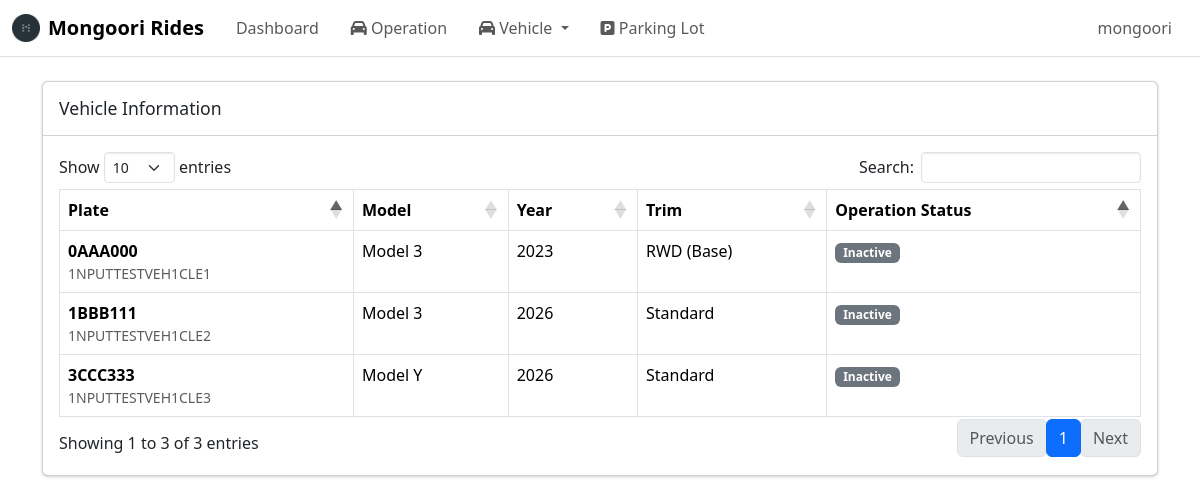
/admin/vehicles/operation/ (signed in), run on the app's committed database.
### tables this page shows
CREATE TABLE vehicle (
    vehicle_id INTEGER PRIMARY KEY AUTOINCREMENT,
    vin TEXT NOT NULL UNIQUE CHECK(length(vin) = 17),
    make TEXT,
    model TEXT,
    model_year INTEGER,
    trim TEXT,
    exterior TEXT,
    interior TEXT,
    plate_number TEXT,
    mileage INTEGER,
    software TEXT,

    vehicle_status TEXT NOT NULL 
        CHECK(vehicle_status IN ('Active', 'Maintenance', 'Archived')),

    created_at DATETIME DEFAULT CURRENT_TIMESTAMP
);

### routes/admin/vehicle_pages/operation.py (the view)
@vehicle_operation_pages_bp.route("/",methods=["GET"])
def vehicle_list_page():
    if not session.get("admin_logged_in"):
        return redirect(url_for("auth.admin_login"))
    conn = get_conn()
    cur = conn.cursor()
    cur.execute("""
                SELECT
                    v.vehicle_id,
                    v.plate_number,
                    v.vin,
                    v.model,
                    v.model_year,
                    v.trim,

                    pl.parking_lot_id AS operation_location_id,
                    pl.name AS operation_location_name,

                    CASE
                        WHEN EXISTS (
                            SELECT 1
                            FROM vehicle_fleet vf
                            WHERE vf.vehicle_id = v.vehicle_id
                            AND vf.registered_to IS NULL
                        )
                        THEN 'ACTIVE'
                        ELSE 'INACTIVE'
                    END AS operation_status

                FROM vehicle v

                LEFT JOIN vehicle_operation_location vol
                    ON v.vehicle_id = vol.vehicle_id
                    AND vol.active_to IS NULL

                LEFT JOIN parking_lot pl
                    ON vol.parking_lot_id = pl.parking_lot_id

                ORDER BY operation_location_name IS NULL, operation_location_name;
                """)
    vehicles = cur.fetchall()
    return render_template("vehicle_info_operation.html", vehicles=vehicles)

### db.py (called while the page is built)
def make_dict(cursor, row):
    return {col[0]: row[idx] for idx, col in enumerate(cursor.description)}

def get_conn():
    if "db" not in g:
        conn = sqlite3.connect(DB_PATH, check_same_thread=False)
        conn.row_factory = make_dict
        conn.execute("PRAGMA foreign_keys = ON;")
        g.db = conn
    return g.db

def close_conn(e=None):
    db = g.pop("db", None)
    if db is not None:
        db.close()

### templates/vehicle_info_operation.html (shortened to what this page needs)
{% extends "base.html" %}
{% block content %}
<div class="card">
    <div class="card-header">
        <h3 class="card-title">Vehicle Information</h3>
    </div>
    <div class="card-body">
        <table id = "vehicleTable" class="table table-bordered table-hover">
            <thead>
                <tr>
                    <th>Plate</th>
                    <th>Model</th>
                    <th>Year</th>
                    <th>Trim</th>
                    <th>Operation Status</th>
                </tr>
            </thead>
            <tbody>
                {% for v in vehicles %}
                <tr data-id="{{ v.vehicle_id }}" data-vin="{{ v.vin }}" data-plate="{{ v.plate_number }}"
                    data-location-name="{{ v.operation_location_name or 'Unassigned' }}" data-location-id="{{ v.operation_location_id or '' }}" style="cursor:pointer;">
                    <td>{{ v.plate_number }}</td>
                    <td>{{ v.vin }}</td>
                    <td>{{ v.model }}</td>
                    <td>{{ v.model_year }}</td>
                    <td>{{ v.trim }}</td>
                    <td>{{ v.operation_status }}</td>
                </tr>
                {% endfor %}
            </tbody>
        </table>
    </div>
</div>
{% endblock %}

### data on the page
vehicle: plate_number "0AAA000", vin "1NPUTTESTVEH1CLE1", model "Model 3", model_year "2023", trim "RWD (Base)"
vehicle: plate_number "1BBB111", vin "1NPUTTESTVEH1CLE2", model "Model 3", model_year "2026", trim "Standard"
vehicle: plate_number "3CCC333", vin "1NPUTTESTVEH1CLE3", model "Model Y", model_year "2026", trim "Standard"

### other printed values
{{ session.get("admin_username", "Admin") }} "mongoori"
